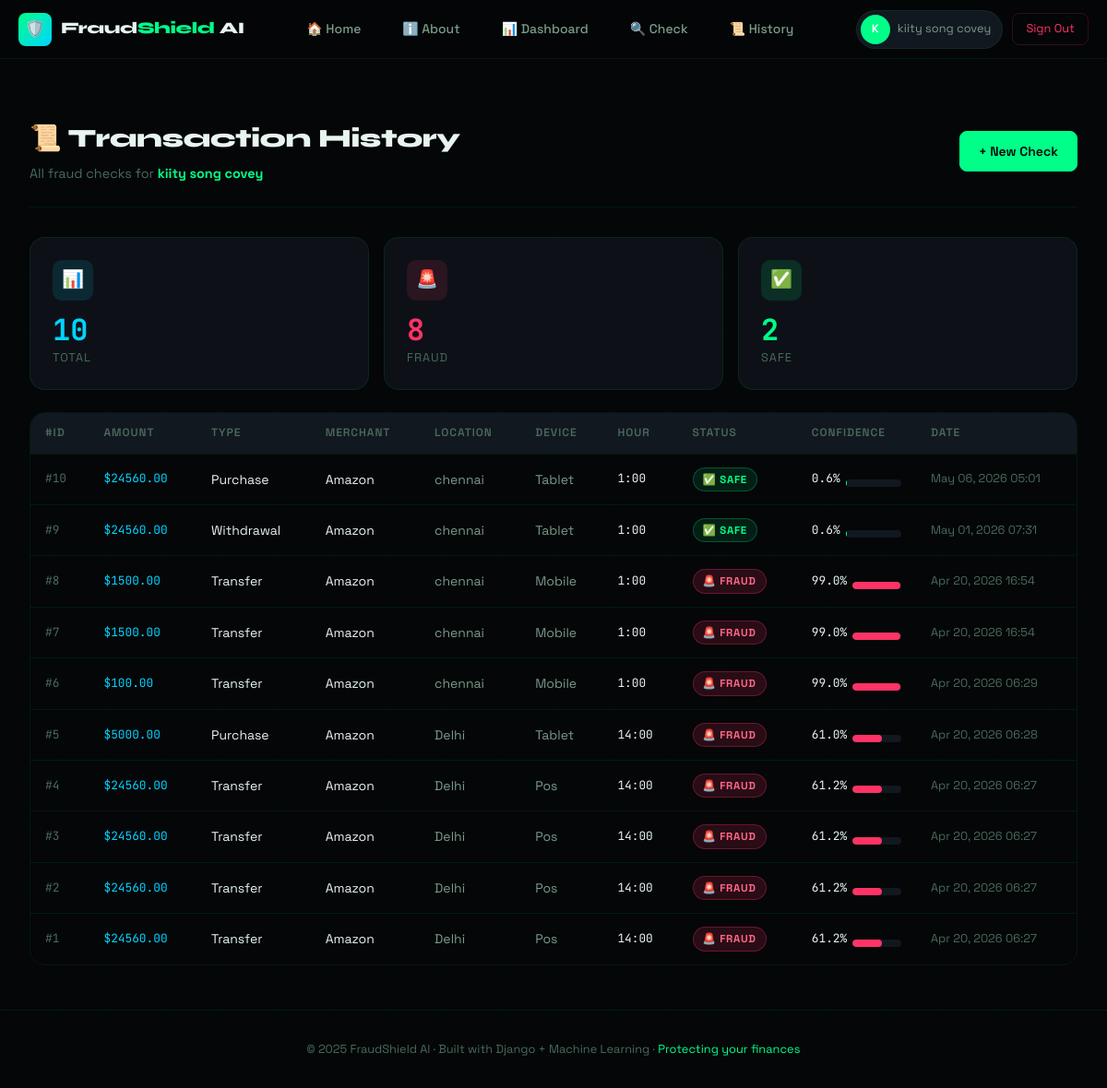
Page /transactions/history/ (signed in) on the committed database.
### apps/transactions/models.py (models this page shows, shortened)
class Transaction(models.Model):
    user = models.ForeignKey(User, on_delete=models.CASCADE, related_name='transactions')
    amount = models.DecimalField(max_digits=12, decimal_places=2)
    transaction_type = models.CharField(max_length=20, choices=TRANSACTION_TYPES)
    merchant = models.CharField(max_length=100)
    location = models.CharField(max_length=100)
    device = models.CharField(max_length=20, choices=DEVICE_TYPES)
    transaction_time = models.IntegerField(help_text="Hour of transaction (0-23)")
    status = models.CharField(max_length=10, choices=[('fraud', 'Fraud'), ('safe', 'Safe')])
    confidence = models.FloatField(default=0.0)
    created_at = models.DateTimeField(auto_now_add=True)
    class Meta:
        ordering = ['-created_at']
    @property
    def confidence_percent(self):
        return round(self.confidence * 100, 1)

### apps/transactions/views.py (the view)
# urls.py: path('history/', views.transaction_history, name='history'),
@login_required
def transaction_history(request):
    transactions = Transaction.objects.filter(user=request.user)
    total = transactions.count()
    fraud_count = transactions.filter(status='fraud').count()
    safe_count = transactions.filter(status='safe').count()
    context = {
        'transactions': transactions,
        'total': total,
        'fraud_count': fraud_count,
        'safe_count': safe_count,
    }
    return render(request, 'transactions/history.html', context)

### templates/transactions/history.html (shortened to what this page needs)
{% extends 'base.html' %}
{% block content %}
<div class="container history-container">
  <div class="page-header history-header">
    <div>
      <h1 class="page-title">📜 Transaction History</h1>
      <p class="page-subtitle">
        All fraud checks for <strong class="accent-text">{{ user.username }}</strong>
      </p>
    </div>
    <a href="{% url 'transactions:check' %}" class="btn btn-primary">+ New Check</a>
  </div>
  <div class="stat-grid history-stats">
    <div class="stat-card stat-total">
      <div class="stat-icon">📊</div>
      <div class="stat-value">{{ total }}</div>
      <div class="stat-label">Total</div>
    </div>
    <div class="stat-card stat-fraud">
      <div class="stat-icon">🚨</div>
      <div class="stat-value">{{ fraud_count }}</div>
      <div class="stat-label">Fraud</div>
    </div>
    <div class="stat-card stat-safe">
      <div class="stat-icon">✅</div>
      <div class="stat-value">{{ safe_count }}</div>
      <div class="stat-label">Safe</div>
    </div>
  </div>
  {% if transactions %}
  <div class="table-wrapper">
    <table>
      <thead>
        <tr>
          <th>#ID</th>
          <th>Amount</th>
          <th>Type</th>
          <th>Merchant</th>
          <th>Location</th>
          <th>Device</th>
          <th>Hour</th>
          <th>Status</th>
          <th>Confidence</th>
          <th>Date</th>
        </tr>
      </thead>
      <tbody>
        {% for txn in transactions %}
        <tr>
          <td class="mono muted">#{{ txn.id }}</td>
          <td class="mono amount-text">${{ txn.amount }}</td>
          <td class="capitalize">{{ txn.transaction_type }}</td>
          <td>{{ txn.merchant }}</td>
          <td class="text-secondary">{{ txn.location }}</td>
          <td class="capitalize text-secondary">{{ txn.device }}</td>
          <td class="mono">{{ txn.transaction_time }}:00</td>
          <td>
            {% if txn.status == 'fraud' %}
            <span class="badge badge-fraud">🚨 Fraud</span>
            {% else %}
            <span class="badge badge-safe">✅ Safe</span>
            {% endif %}
          </td>
          <td>
            <div class="confidence-wrapper">
              <span class="mono">{{ txn.confidence_percent }}%</span>
              <div class="confidence-bar">
                <div class="confidence-fill {{ txn.status }}"
     data-width="{{ txn.confidence_percent }}">
</div>      </div>
            </div>
          </td>
          <td class="table-date">
            {{ txn.created_at|date:"M d, Y H:i" }}
          </td>
        </tr>
        {% endfor %}
      </tbody>
    </table>
  </div>
  {% endif %}
</div>
{% endblock %}

### templates/base.html (shortened to what this page needs)
<!DOCTYPE html>
<html lang="en">
<head>
  {% load static %}
  <link rel="stylesheet" href="{% static 'css/main.css' %}">
</head>
<body>
<nav class="navbar">
  <a href="{% url 'about:index' %}" class="nav-brand">
    <div class="nav-logo-icon">🛡️</div>
    <span class="nav-brand-text">Fraud<span>Shield</span> AI</span>
  </a>
  <ul class="nav-links">
    <li><a href="{% url 'about:index' %}">🏠 Home</a></li>
    <li><a href="{% url 'about:about' %}">ℹ️ About</a></li>
    {% if user.is_authenticated %}
    <li><a href="{% url 'dashboard:dashboard' %}">📊 Dashboard</a></li>
    <li><a href="{% url 'transactions:check' %}">🔍 Check</a></li>
    <li><a href="{% url 'transactions:history' %}">📜 History</a></li>
    {% endif %}
  </ul>
  <div class="nav-actions">
    {% if user.is_authenticated %}
    <div class="nav-user-badge">
      <div class="nav-avatar">{{ user.username|slice:":1"|upper }}</div>
      {{ user.username }}
    </div>
    <a href="{% url 'accounts:logout' %}" class="btn-logout">Sign Out</a>
    {% else %}
    <a href="{% url 'accounts:login' %}" class="btn btn-outline btn-small">Login</a>
    <a href="{% url 'accounts:signup' %}" class="btn btn-primary btn-small">Get Started</a>
    {% endif %}
  </div>
</nav>
<main class="main-content">
  {% block content %}{% endblock %}
</main>
<footer>
  <p>
    © 2025 FraudShield AI · Built with Django + Machine Learning ·
    <span class="accent-text">Protecting your finances</span>
  </p>
</footer>
</body>
</html>

### rows in the picture
Transaction: id "10", amount "24560.00", transaction_type "Purchase", merchant "Amazon", location "chennai", device "Tablet", transaction_time "1", status "✅ SAFE", confidence_percent "0.6", created_at "May 06, 2026 05:01"
Transaction: id "9", amount "24560.00", transaction_type "Withdrawal", merchant "Amazon", location "chennai", device "Tablet", transaction_time "1", status "✅ SAFE", confidence_percent "0.6", created_at "May 01, 2026 07:31"
Transaction: id "8", amount "1500.00", transaction_type "Transfer", merchant "Amazon", location "chennai", device "Mobile", transaction_time "1", status "🚨 FRAUD", confidence_percent "99.0", created_at "Apr 20, 2026 16:54"
Transaction: id "7", amount "1500.00", transaction_type "Transfer", merchant "Amazon", location "chennai", device "Mobile", transaction_time "1", status "🚨 FRAUD", confidence_percent "99.0", created_at "Apr 20, 2026 16:54"
Transaction: id "6", amount "100.00", transaction_type "Transfer", merchant "Amazon", location "chennai", device "Mobile", transaction_time "1", status "🚨 FRAUD", confidence_percent "99.0", created_at "Apr 20, 2026 06:29"
Transaction: id "5", amount "5000.00", transaction_type "Purchase", merchant "Amazon", location "Delhi", device "Tablet", transaction_time "14", status "🚨 FRAUD", confidence_percent "61.0", created_at "Apr 20, 2026 06:28"
Transaction: id "4", amount "24560.00", transaction_type "Transfer", merchant "Amazon", location "Delhi", device "Pos", transaction_time "14", status "🚨 FRAUD", confidence_percent "61.2", created_at "Apr 20, 2026 06:27"
Transaction: id "3", amount "24560.00", transaction_type "Transfer", merchant "Amazon", location "Delhi", device "Pos", transaction_time "14", status "🚨 FRAUD", confidence_percent "61.2", created_at "Apr 20, 2026 06:27"
Transaction: id "2", amount "24560.00", transaction_type "Transfer", merchant "Amazon", location "Delhi", device "Pos", transaction_time "14", status "🚨 FRAUD", confidence_percent "61.2", created_at "Apr 20, 2026 06:27"
Transaction: id "1", amount "24560.00", transaction_type "Transfer", merchant "Amazon", location "Delhi", device "Pos", transaction_time "14", status "🚨 FRAUD", confidence_percent "61.2", created_at "Apr 20, 2026 06:27"

### other values in the picture
{{ user.username|slice:":1"|upper }} "K"
{{ user.username }} "kiity song covey"
{{ total }} "10"
{{ fraud_count }} "8"
{{ safe_count }} "2"
